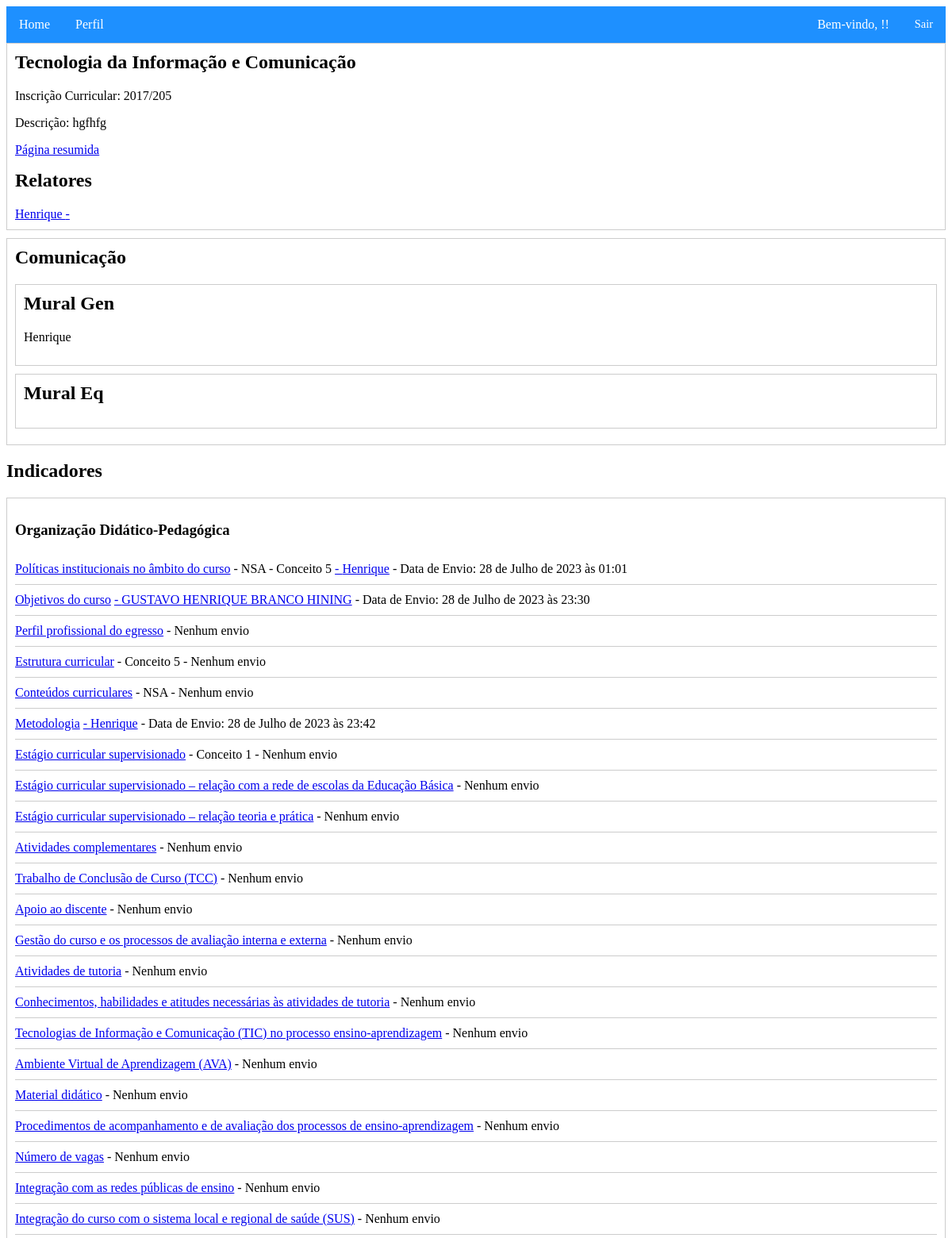
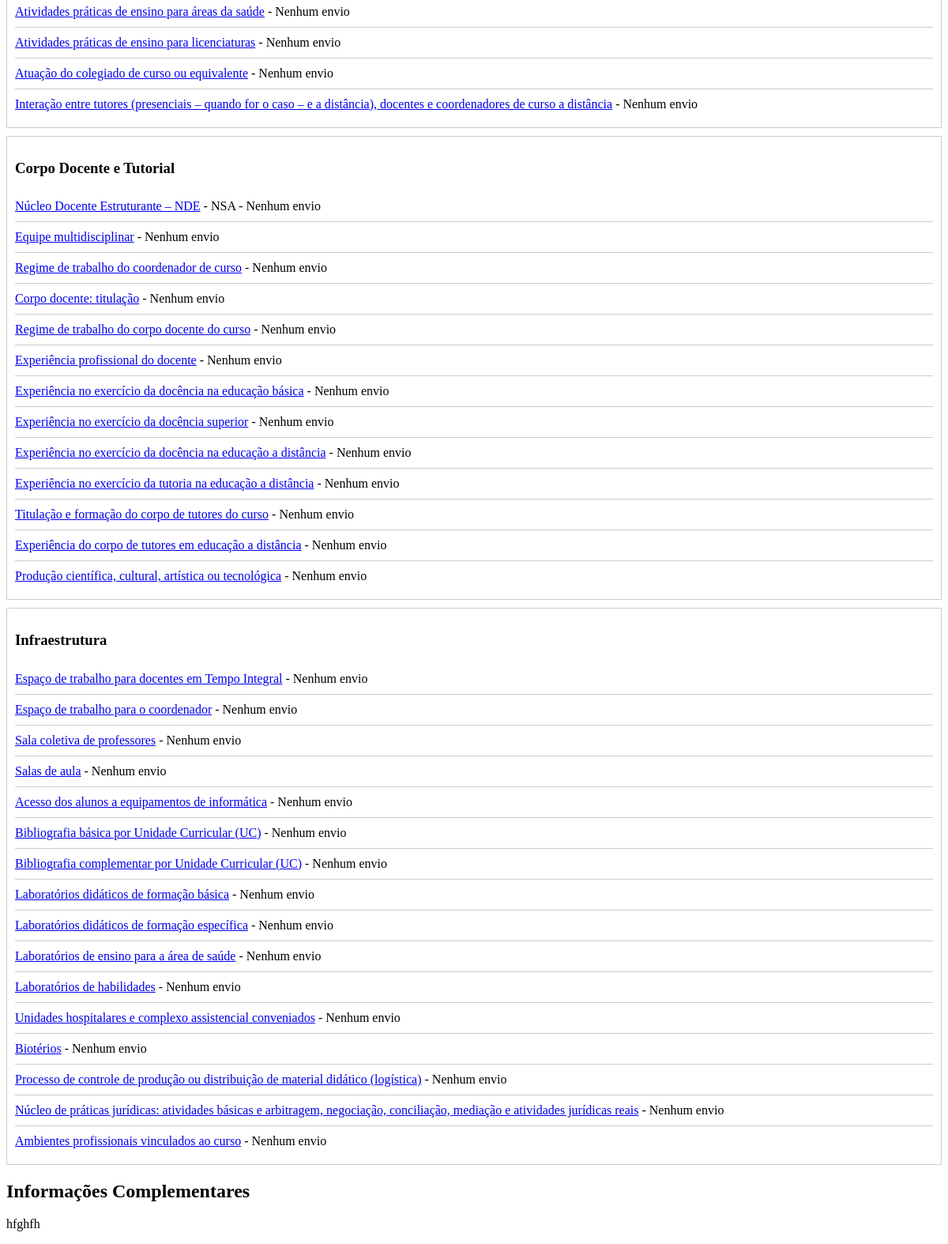
Before: /cursos/detalhes_curso_relator/10/ with the older database file (2 pictures, top to bottom).
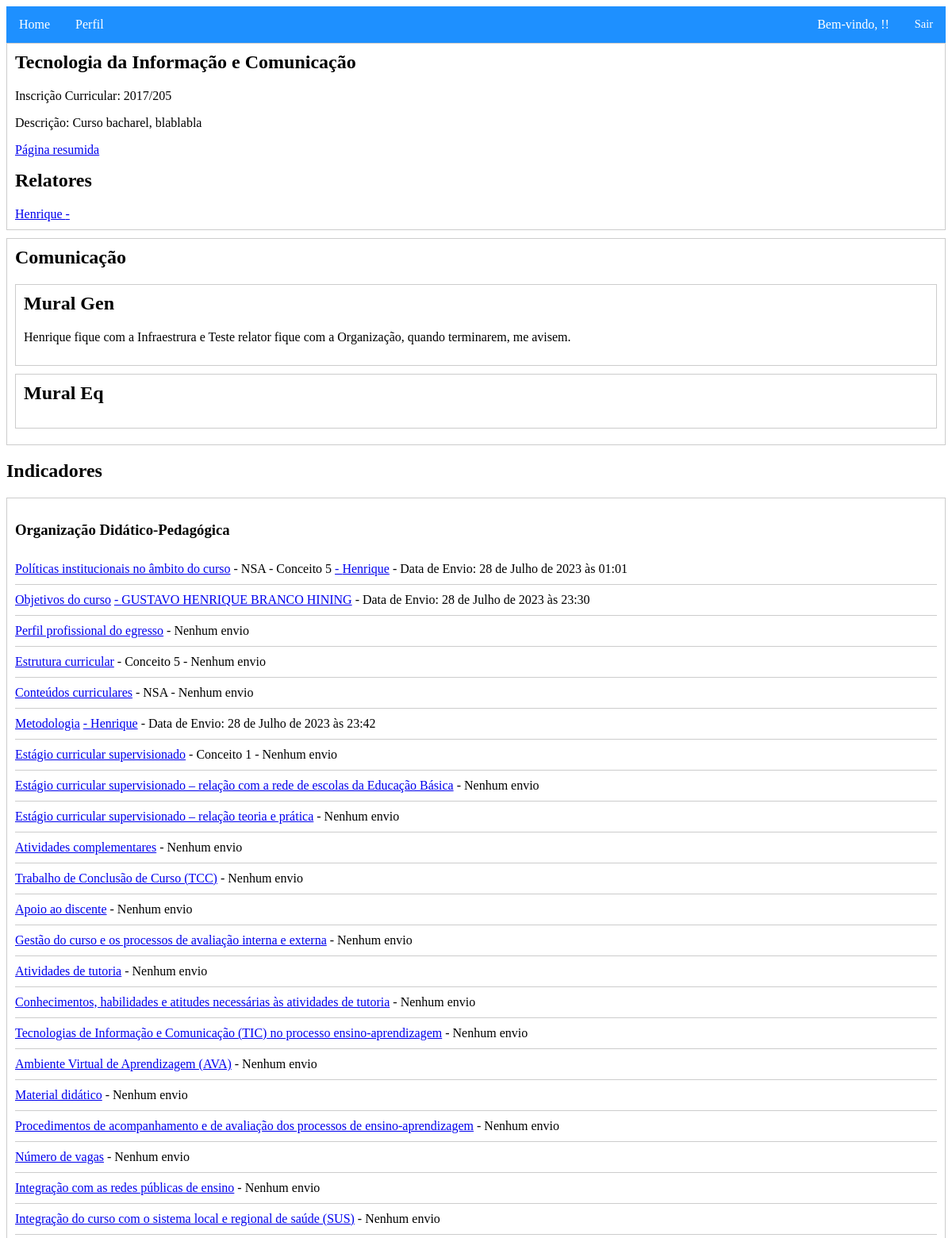
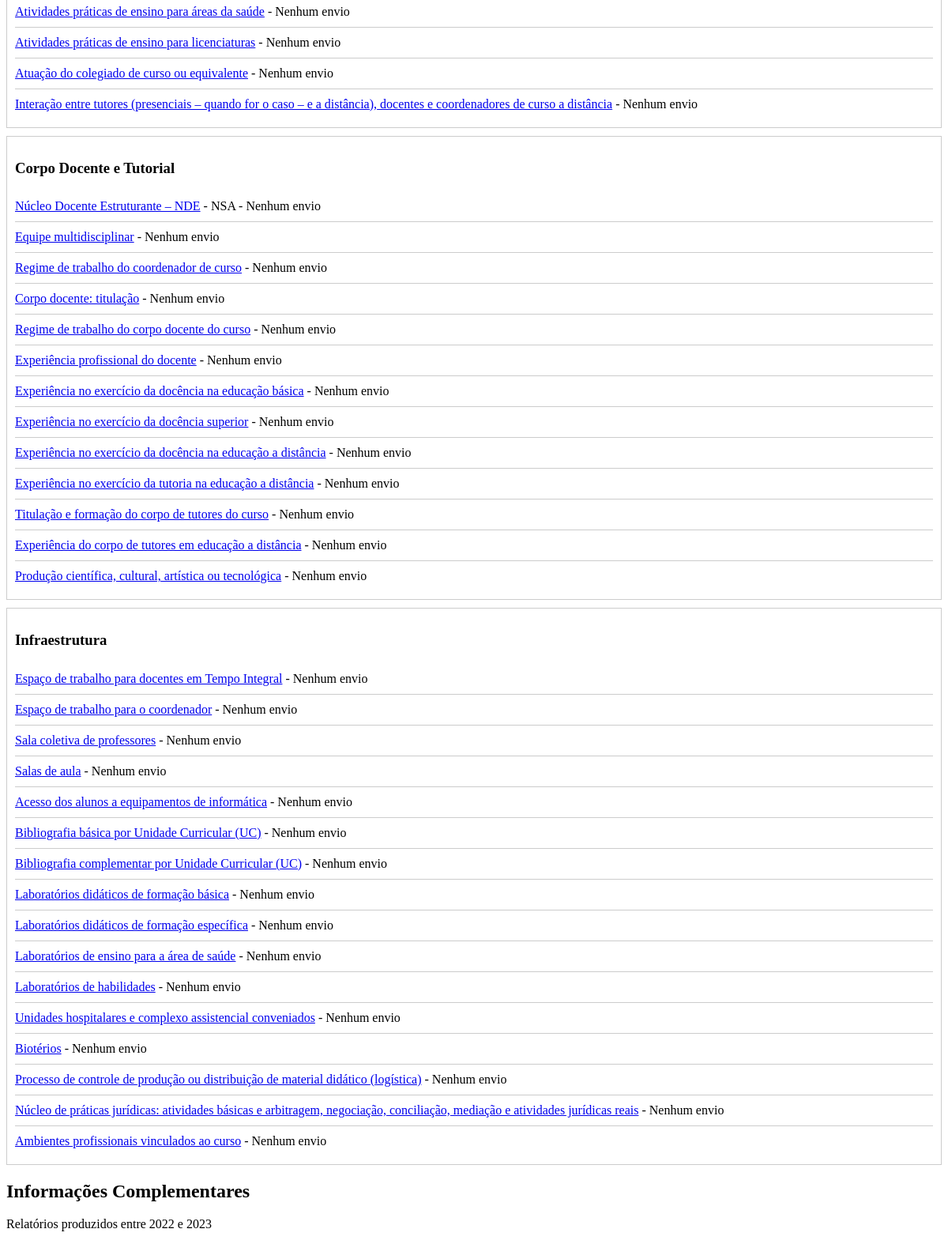
After: the same page with the newer database file (2 pictures, top to bottom).
### cursos/models.py (models this page shows)
class Curso(models.Model):
    nome = models.CharField(max_length=255)
    inscricao_curricular = models.CharField(max_length=255)
    data_criacao = models.DateField(auto_now_add=True)
    descricao = models.TextField()
    gerenciador = models.ForeignKey(Usuario, on_delete=models.CASCADE)
    informacoes_complementares = models.TextField(blank=True)
    mural_gen = models.TextField(blank=True)
    mural_eq = models.TextField(blank=True)
    capa = models.FileField(upload_to='capas/', blank=True, validators=[validate_pdf_file])
    membros = models.ManyToManyField(Usuario, related_name='cursos_membros')
    avaliadores = models.ManyToManyField(Usuario, related_name='avaliadores')

### cursos/views.py (the view)
# urls.py: path('detalhes_curso_relator/<int:curso_id>/', detalhes_curso_relator, name='detalhes_curso_relator'),
def detalhes_curso_relator(request, curso_id):
    curso = get_object_or_404(Curso, pk=curso_id)
    relatores = curso.membros.filter(tipo_usuario=Usuario.RELATOR)
    indicadores_man = IndicadorMan.objects.filter(curso=curso).select_related('indicador_info')
    indicadores_por_dimensao = {}
    for indicador_man in indicadores_man:
        dimensao = indicador_man.indicador_info.get_dimensao_display()
        if dimensao not in indicadores_por_dimensao:
            indicadores_por_dimensao[dimensao] = []
        indicadores_por_dimensao[dimensao].append(indicador_man)
    context = {
        'curso': curso,
        'relatores': relatores,
        'indicadores_por_dimensao': indicadores_por_dimensao,
    }
    return render(request, 'cursos/detalhes_curso_gen.html', context)

### templates/cursos/detalhes_curso_gen.html (shortened to what this page needs)
{% extends 'base.html' %}
{% load static %}
{% block content %}
    <div class="minimizable">
        <h2>{{ curso.nome }}</h2>
        <div class="minimizable-content">
            <p>Inscrição Curricular: {{ curso.inscricao_curricular }}</p>
            <p>Descrição: {{ curso.descricao }}</p>
            <a href="{% url 'cursos:curso_resumo' curso.id %}">Página resumida</a></p>
            <h2>Relatores</h2>
            {% for relator in relatores %}
                <a href="{% url 'usuarios:detalhes_usuario' relator.id %}">{{ relator.nome }} - </a>
            {% endfor %}
        </div>
    </div>
    <div class="minimizable">
        <h2>Comunicação</h2>
        <div class="minimizable-content">
            <div class="minimizable">
              <h2>Mural Gen</h2>
              <div class="minimizable-content">
                {% if request.user == curso.gerenciador %}
                  <textarea id="mural-gen">{{ curso.mural_gen }}</textarea>
                {% else %}
                  <p>{{ curso.mural_gen }}</p>
                {% endif %}
              </div>
            </div>
            <div class="minimizable">
              <h2>Mural Eq</h2>
            </div>
        </div>
    </div>
    <h2>Indicadores</h2>
    {% for dimensao, indicadores_man in indicadores_por_dimensao.items %}
        <div class="minimizable">
            <h3>{{ dimensao }}</h3>
            <div class="minimizable-content">
                <ul>
                    {% for indicador_man in indicadores_man %}
                        <li>
                            <a href="{% url 'indicadores:indicador_detalhes' indicador_man.id %}" title="{{ indicador_man.indicador_info.mensagem_aviso }}">{{ indicador_man.indicador_info.nome }}</a>
                            {% if indicador_man.nsa %}
                                - NSA
                            {% endif %}
                            {% if indicador_man.nivel_suposto %}
                                - Conceito {{ indicador_man.nivel_suposto }}
                            {% endif %}
                            {% if indicador_man.usuario_relatorio %}
                                <a href="{% url 'usuarios:detalhes_usuario' indicador_man.usuario_relatorio.id %}">- {{ indicador_man.usuario_relatorio.nome }}</a>
                                - Data de Envio: {{ indicador_man.data_envio }}
                            {% else %}
                                - Nenhum envio
                            {% endif %}
                        </li>
                    {% endfor %}
                </ul>
            </div>
        </div>
    {% endfor %}
    <h2>Informações Complementares</h2>
    <p>{{ curso.informacoes_complementares }}</p>
{% endblock %}

Changed rows visible on the page:
changed Curso "Tecnologia da Informação e Comunicação": descricao "hgfhfg" → "Curso bacharel, blablabla"; mural_gen "Henrique" → "Henrique fique com a Infraestrura e Teste relator fique com a Organização, quando terminarem, me avisem."; informacoes_complementares "hfghfh" → "Relatórios produzidos entre 2022 e 2023"
